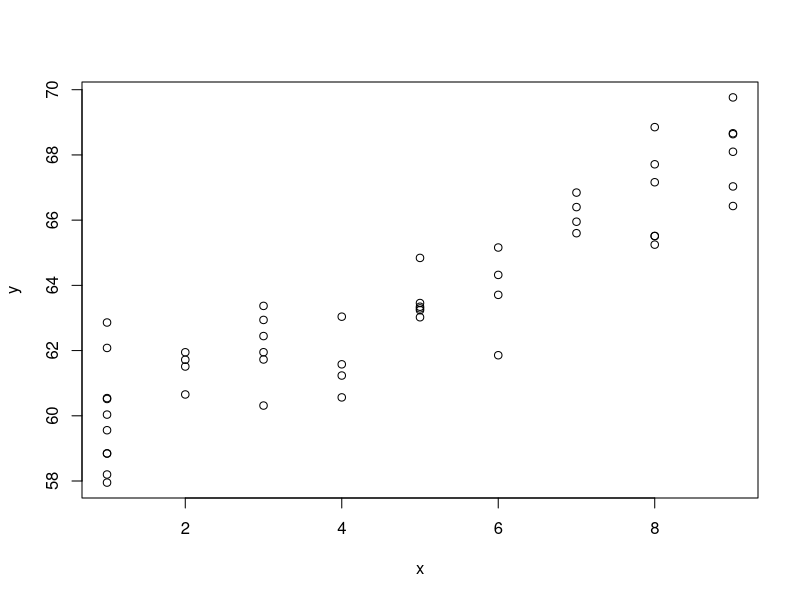
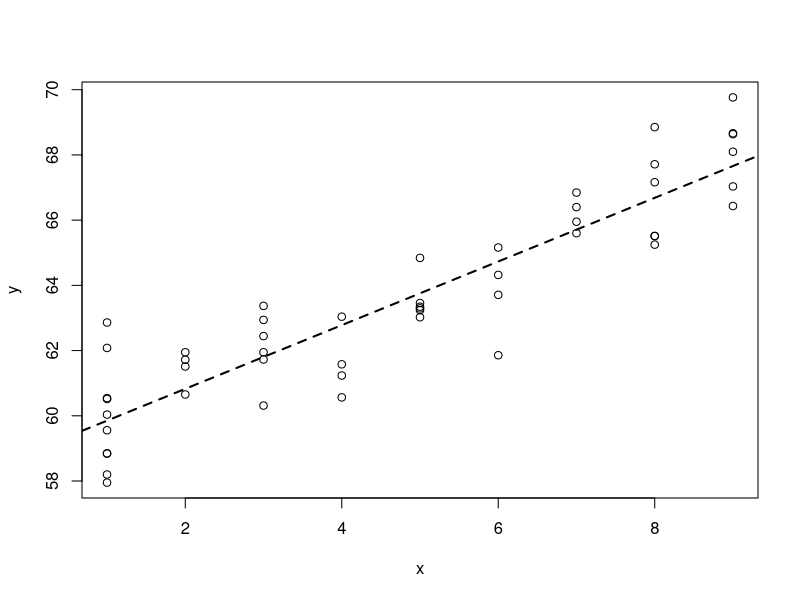
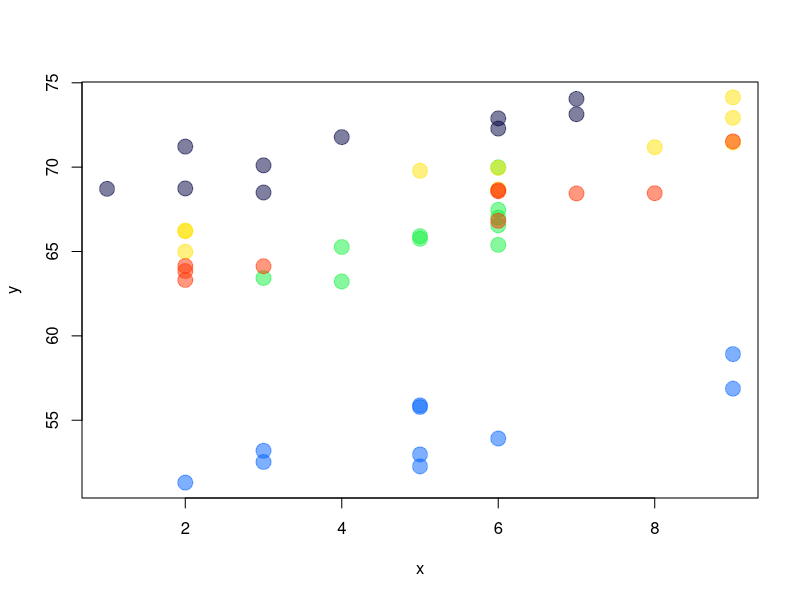
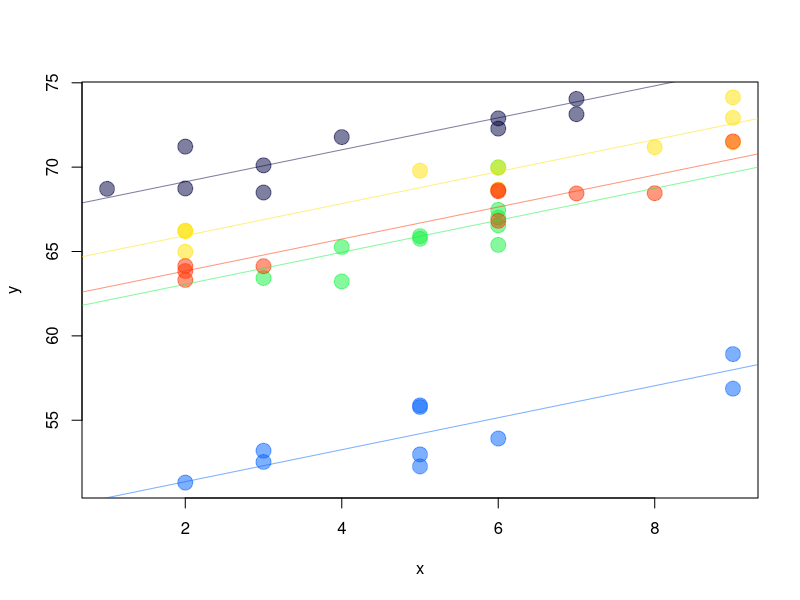
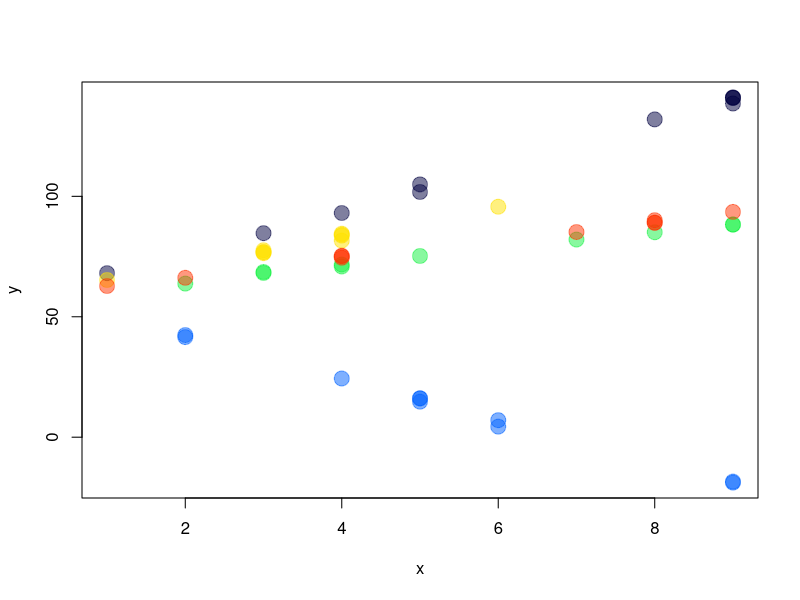
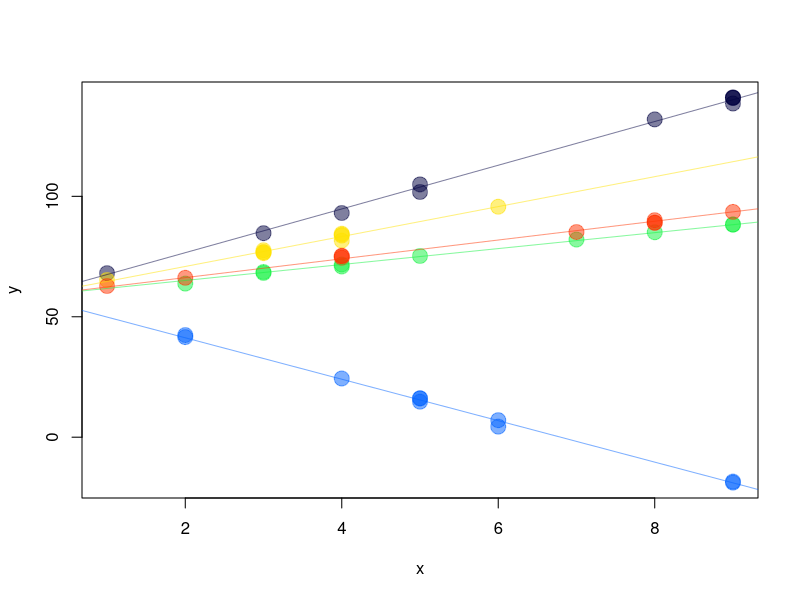
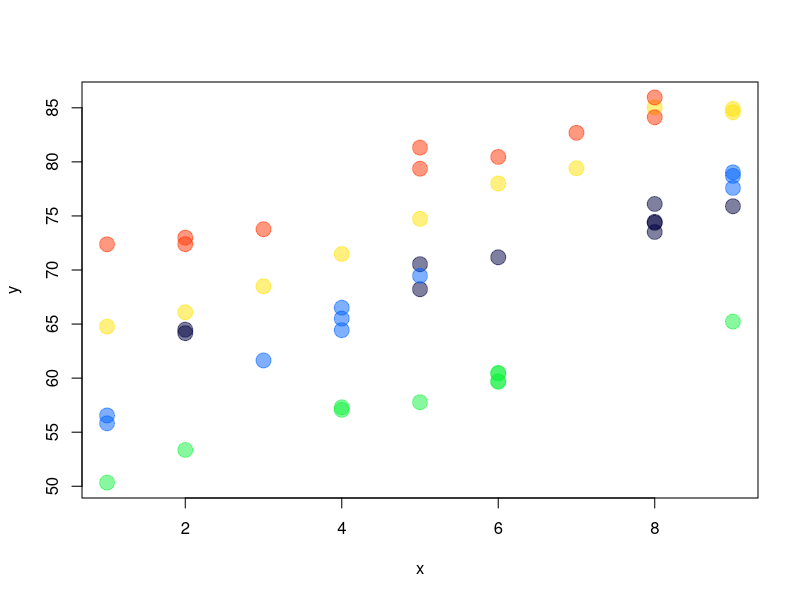
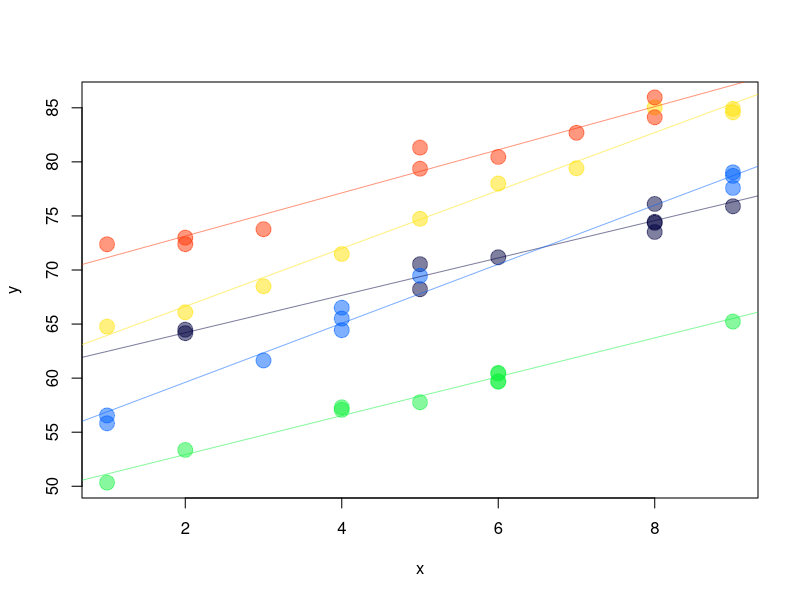

The R script that drew these images, in order:
## ---- chunk 1
knitr::opts_chunk$set(echo = TRUE, fig.width=6, fig.height=5)
## ---- chunk 2
n <- 50
x <- sample(1:9, size=n, replace=TRUE) # Uniforme discreta [1, 9]
sig <- 1
media <- 59 + 1 * x
y <- rnorm(n=n, mean=media, sd=sig)
## ---- chunk 3
plot(y ~ x)
## ---- chunk 4
mod1 <- lm(y ~ x)
c(mod1$coef, sigma=summary(mod1)$sigma)
## ---- chunk 5
plot(y ~ x)
abline(mod1, lty='dashed', lwd=2)
## ---- chunk 6
sig <- 1
sd_b0 <- 10

ng <- 5        # número de grupos
ni <- 10       # número de obs por grupo
n <- ng * ni   # número de obs total

grupo <- rep(1:5, each=ni) # Variable de agrupación

x <- sample(1:9, size=n, replace=TRUE)
b0 <- rnorm(n=ng, mean=0, sd=sd_b0)  # Vector con los cinco b0
b0_rep <- rep(b0, each=ni)           # Vector con los b0 repetidos
media <- 59 + 1 * x + b0_rep
y <- rnorm(n=n, mean=media, sd=sig)

dt <- data.frame(grupo=grupo, x=x, b0_rep, y=y)
## ---- chunk 7
dt[1:15, ]
## ---- chunk 8
colores <- c("#00004080", "#0063FF80", "#13F24080", "#FFE20180", "#FF330080")
with(dt, plot(y ~ x, pch=20, col=colores[dt$grupo], cex=3))
## ---- chunk 9
library(nlme)
mod2 <- lme(y ~ x, random = ~ 1 | grupo, data=dt)
summary(mod2)
## ---- chunk 10
fixef(mod2)
## ---- chunk 11
cbind(ranef(mod2), b0)
## ---- chunk 12
coef(mod2)
## ---- chunk 13
coef <- coef(mod2)
with(dt, plot(y ~ x, pch=20, col=colores[dt$grupo], cex=3))
for (i in 1:5) abline(a=coef[i, 1], b=coef[i, 2], col=colores[i])
## ---- chunk 14
sig <- 1
sd_b1 <- 5

ng <- 5
ni <- 10
n <- ng * ni

grupo <- rep(1:5, each=ni)
n <- ng * ni
x <- sample(1:9, size=n, replace=TRUE)
b1 <- rnorm(n=ng, mean=0, sd=sd_b0)
b1_rep <- rep(b0, each=ni)
media <- 59 + 1 * x + b1_rep * x
y <- rnorm(n=n, mean=media, sd=sig)

dt <- data.frame(grupo=grupo, x=x, b1_rep, y=y)
## ---- chunk 15
dt[1:15, ]
## ---- chunk 16
with(dt, plot(y ~ x, pch=20, col=colores[dt$grupo], cex=3))
## ---- chunk 17
mod3 <- lme(y ~ x, random = ~ -1 + x | grupo, data=dt)
summary(mod3)
## ---- chunk 18
fixef(mod3)
## ---- chunk 19
cbind(ranef(mod3), b1)
## ---- chunk 20
coef(mod3)
## ---- chunk 21
coef <- coef(mod3)
with(dt, plot(y ~ x, pch=20, col=colores[dt$grupo], cex=3))
for (i in 1:5) abline(a=coef[i, 1], b=coef[i, 2], col=colores[i])
## ---- chunk 22
ng <- 5
ni <- 10
n <- ng * ni

sig <- 1

sd_b0 <- 9     # Matriz de covarianzas de los efectos aleatorios
sd_b1 <- 4
sd_b0b1 <- -2

library(MASS)
mu <- c(0, 0)
Sigma <- matrix(c(sd_b0^2, sd_b0b1, sd_b0b1, sd_b1^2), ncol=2)
b <- mvrnorm(n=ng, mu=mu, Sigma=Sigma)
b_rep <- b[rep(1:nrow(b), each=ni), ]

grupo <- rep(1:5, each=ni)
x <- sample(1:9, size=n, replace=TRUE)
media <- 59 + 1 * x + b_rep[, 1] + b_rep[, 2] * x
y <- rnorm(n=n, mean=media, sd=sig)

dt <- data.frame(grupo=grupo, x=x, b0=b_rep[, 1], b1=b_rep[, 2], y=y)
## ---- chunk 23
dt[1:15, ]
## ---- chunk 24
with(dt, plot(y ~ x, pch=20, col=colores[dt$grupo], cex=3))
## ---- chunk 25
mod4 <- lme(y ~ x, random = ~ 1 + x | grupo, data=dt)
summary(mod4)
## ---- chunk 26
coef <- coef(mod4)
with(dt, plot(y ~ x, pch=20, col=colores[dt$grupo], cex=3))
for (i in 1:5) abline(a=coef[i, 1], b=coef[i, 2], col=colores[i])
